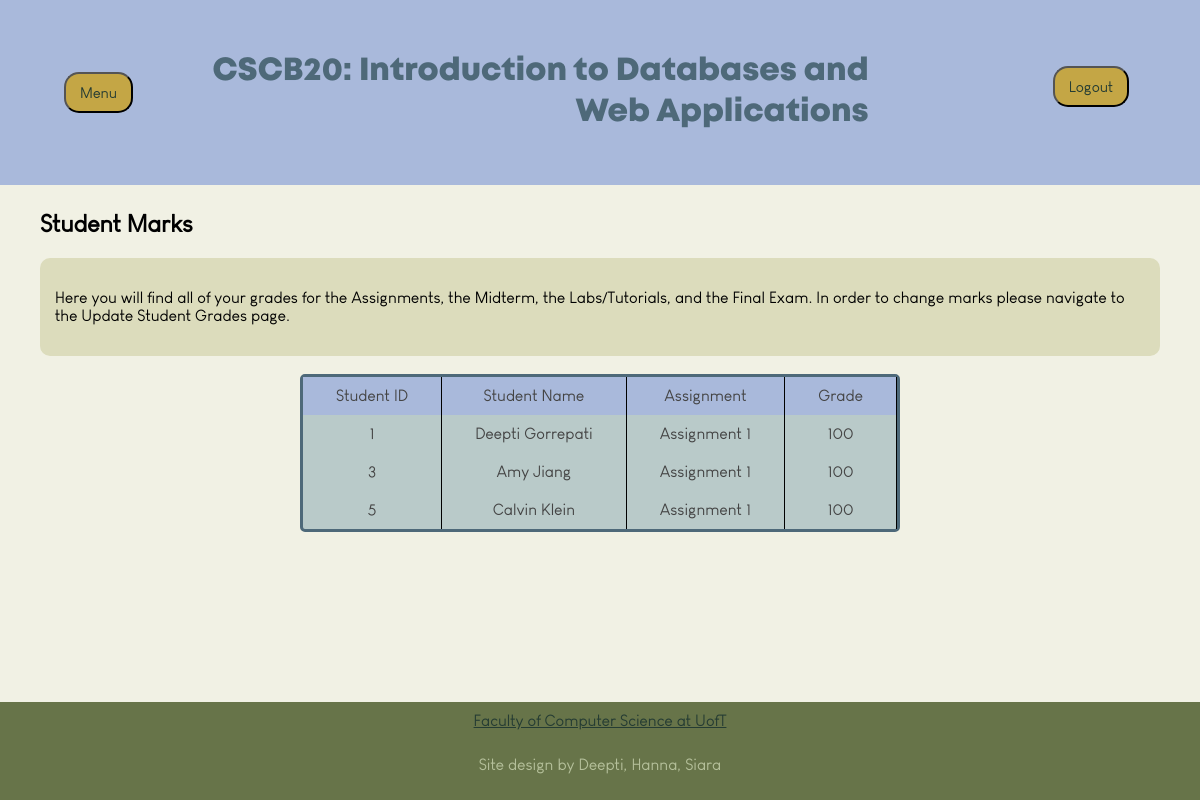
The page /viewstudentgrades on the database its author committed.
### app.py (models this page shows)
class AssessmentsStudent(db.Model):
    __tablename__ = 'student_assessments'
    user_id = db.Column(db.Integer, ForeignKey('users.user_id'), primary_key=True)
    assessment_id = db.Column(db.Integer, ForeignKey('assessments.assessment_id'), primary_key=True)
    remark_id = db.Column(db.Integer, ForeignKey('remarkrequests.remark_id'))
    marks = db.Column(db.Integer, nullable=True)
    student_to_assess = relationship("User", backref="student_assessments")
    assess_to_student = relationship("Assessment", backref="student_assessments")
    remark_to_student = relationship("RemarkRequests", backref="student_assessments")

class User(db.Model):
    __tablename__ = 'users'
    user_id = db.Column(db.Integer, primary_key=True, autoincrement=True)
    username = db.Column(db.String(100), nullable=False, unique=True)
    email = db.Column(db.String(100), nullable=False, unique=True)
    password = db.Column(db.String(100), nullable=False)
    first_name = Column(db.String(100))
    last_name = Column(db.String(100))
    user_type = Column(db.Integer, nullable=False)
    instr_feedback = relationship("Feedback", back_populates="instr_to_feedback")

class Assessment(db.Model):
    __tablename__ = 'assessments'
    assessment_id = db.Column(db.Integer, primary_key=True)
    name = db.Column(db.String, nullable=False)
    type = db.Column(db.String, nullable=False)
    details = db.Column(db.String)
    instructor_id = db.Column(db.Integer, ForeignKey('users.user_id'), nullable=False)

### app.py (the view, shortened to what this page needs)
@app.route('/viewstudentgrades')
def viewstudentgrades():
    username = session.get('name')
    user = User.query.filter_by(username=username).first()
    assessments = Assessment.query.all()
    students = User.query.filter_by(user_type=0).all()
    for assessment in assessments:
        for student in students:
            existing_assignment = AssessmentsStudent.query.filter_by(
                user_id=student.user_id,
                assessment_id=assessment.assessment_id
            ).first()  # Check if the student is assigned to this assessment
    try:
        assignments = (
            db.session.query(AssessmentsStudent, Assessment)
            .join(Assessment, AssessmentsStudent.assessment_id == Assessment.assessment_id)
            .join(User, AssessmentsStudent.user_id == User.user_id)
            .add_entity(User)
            .all()
        )
        print(assignments)
        print("Query executed successfully")  # Debugging statement
        for assignment in assignments:
            print(f"Assessment ID: {assignment.AssessmentsStudent.assessment_id}, Student ID: {assignment.AssessmentsStudent.user_id}, Mark: {assignment.AssessmentsStudent.marks} Type: {assignment.Assessment.type}")
        return render_template('viewstudentgrades.html', assignments=assignments, user=user)
    except Exception as e:
        print("Error:", e)  # This will print any database errors
        return "An error occurred", 500

### templates/viewstudentgrades.html (shortened to what this page needs)
<!DOCTYPE html>
<html>
    <head>
        <link rel="stylesheet" href="{{ url_for('static', filename='index.css') }}">
    </head>
    <body>
        <header class="header">
            <div class="dropdown">
                <button class="dropbutton">Menu</button>
            </div>
            <h1 class="headertext">CSCB20: Introduction to Databases and Web Applications</h1>
            <form method="POST" action="{{ url_for('logout') }}">
                <div class="logout">
                    <button type="submit" class = "dropbutton" name="logout"
                    style=" align-self:center; float:left;">Logout</button>
                </div>
            </form>
        </header>
    <main class="content">
        <h2>Student Marks</h2>
        <div class="homeblurbs">
            <p>Here you will find all of your grades for the Assignments, the Midterm, the Labs/Tutorials, and the Final Exam. In order to change marks please navigate to the Update Student Grades page.</p>
        </div> <br>
        <div class="tablecontainer">
            <div class="studentmarks">
                <div class="cellheader">Student ID</div>
                <div class="cellheader">Student Name</div>
                <div class="cellheader">Assignment</div>
                <div class="cellheader">Grade</div>
                {% if assignments %}
                    {% for assignment in assignments %}
                        <div class="row">
                            <div class="cell">{{ assignment.AssessmentsStudent.user_id }}</div>
                            <div class="cell">{{ assignment.User.first_name + " " + assignment.User.last_name}}</div>
                            <div class="cell">{{ assignment.Assessment.name }}</div>
                            <div class="cell">{{ assignment.AssessmentsStudent.marks if assignment.AssessmentsStudent.marks is not none else 'Not Graded' }}</div>
                        </div>
                    {% endfor %}
                {% else %}
                    <div class="row">
                        <div class="cell" colspan="2">No assessments available.</div>
                    </div>
                {% endif %}
            </div>
        </div>
    </main>
    <footer class="footer">
            <div>
                <a class="link" href="https://www.utsc.utoronto.ca/cms/computer-science" target="_blank" rel="noopener noreferrer">Faculty of Computer Science at UofT</a>
            </div>
            <p>Site design by Deepti, Hanna, Siara</p>
    </footer>
</body>
</html>

### static/index.css (style rules this page uses)
* { font-family: Mont; src: url(Louis\ George\ Cafe.ttf); }
body { display: flex; flex-direction: column; background-color: #F1F1E4; padding: 0; margin: 0; min-height: 100vh; justify-content: flex-start; align-items: center; }
.header { display: flex; flex-direction: row; background-color: #A9B9DB; width: 100%; position: fixed; top: 0; flex-grow: 1; z-index: 100; padding: 30px; text-align: center; }
.headertext { font-family: MontBold; flex-grow: 1; text-align: right; padding-right: 15%; align-items: center; justify-content: center; color: #4E6979; }
.content { flex-grow: 1; padding-top: 190px; }
.footer { display: flex; flex-direction: column; background-color: #677449; width: 100%; bottom: 0; text-align: center; padding: 10px; gap: 10px; margin-top: 20px; color:#B5C09B; }
h2 { padding-left: 40px; }
.link { color: #253C33; }
.homeblurbs { background-color: #DCDCBC; padding: 15px; border-radius: 10px; margin-right: 40px; margin-left: 40px; }
.tablecontainer { margin-left: 25%; margin-right: 25%; }
.studentmarks { border-radius: 5px; display: grid; grid-template-columns: repeat(4, auto); background-color: #B9CAC9; color: #444; max-width: 800px; border: 3px solid #4E6979; }
.row { display: contents; width: 100%; border-bottom: 1px solid black; }
.cellheader { flex: 1; background-color: #A9B9DB; padding: 10px; text-align: center; border-right: 1px solid black; }
.cell { flex: 1; padding: 10px; text-align: center; max-width: 600px; border-right: 1px solid black; }
form { color: black; font-family: Arial, Helvetica, sans-serif; font-size: 100%; }
.dropbutton { background-color:#C4A645; color: #253C33; margin: 0.25rem; padding: 10px; font-size: 15px; border-radius: 15px; height: auto; top: 50%; width: 100%; text-align: center; }
.dropdown { display: inline-block; padding-left: 5%; margin-right: 5%; align-self: center; }
.logout { margin-right:75px; margin-top: 32px; float:left; }

### rows shown on the page
AssessmentsStudent: AssessmentsStudent.user_id "1", User "Deepti Gorrepati", Assessment.name "Assignment 1", AssessmentsStudent "100"
AssessmentsStudent: AssessmentsStudent.user_id "3", User "Amy Jiang", Assessment.name "Assignment 1", AssessmentsStudent "100"
AssessmentsStudent: AssessmentsStudent.user_id "5", User "Calvin Klein", Assessment.name "Assignment 1", AssessmentsStudent "100"
